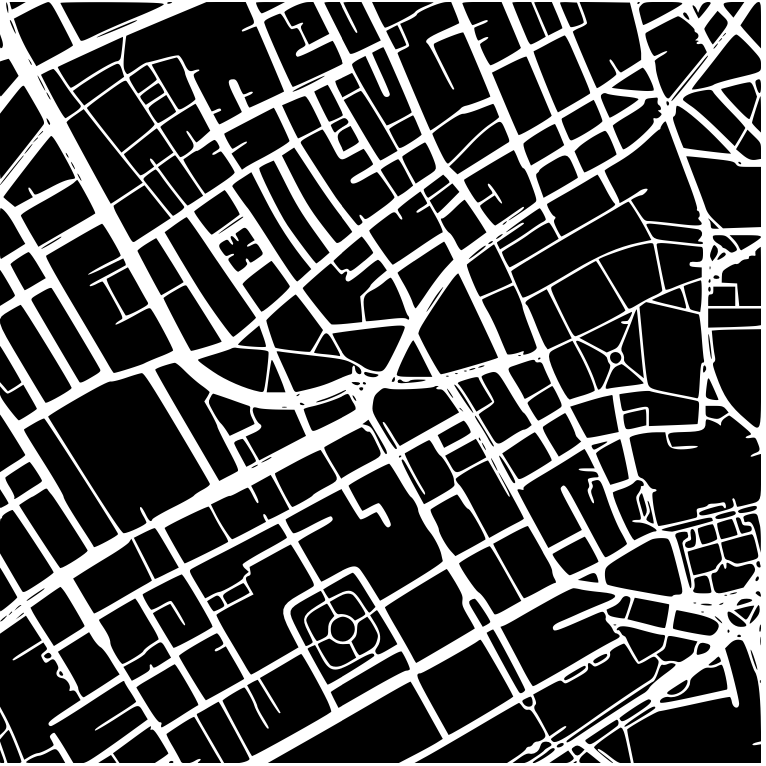
#> input picture query/query.png, 766 x 766 px
$ python sift.py query/query.png query/query.png
#> lines starting #> are read from the running program, lines starting #| are printed output that depends on the picture; after the words box and inside, x2 and y2 are one past the last pixel; in counts of white or black regions, pixels touching at a corner belong together
import os
import cv2
import numpy as np
import sys

def main():
    # Load the images
    large = sys.argv[1]
    query = sys.argv[2]
    london_image = cv2.imread(large, cv2.IMREAD_GRAYSCALE)
#> london_image is the input picture: shape (766, 766); min 0, max 255, mean 71.5
    query_image = cv2.imread(query, cv2.IMREAD_GRAYSCALE)

    # Initialize SIFT detector
    sift = cv2.SIFT_create()

    # Find the keypoints and descriptors with SIFT
    keypoints_london, descriptors_london = sift.detectAndCompute(london_image, None)
#> keypoints_london = 2673 keypoints; strongest (x, y, size): (361, 389, 2.3), (668, 103, 2.1), (716, 277, 2.9), (758, 593, 2.9)
    keypoints_query, descriptors_query = sift.detectAndCompute(query_image, None)
#> keypoints_query has the same summary as keypoints_london

    # Create a KNN matcher object
    bf = cv2.BFMatcher(cv2.NORM_L2, crossCheck=False)

    # Match descriptors using KNN
    matches = bf.knnMatch(descriptors_query, descriptors_london, k=2)
#> matches = 2673 matches

    # Apply ratio test to filter good matches
    good_matches = []
    for m, n in matches:
        if m.distance < 0.75 * n.distance:  # Lowe's ratio test
            good_matches.append(m)
#> after the loop, good_matches = 2673 matches

    # Draw the good matches
    matched_image = cv2.drawMatches(query_image, keypoints_query, london_image, keypoints_london, good_matches, None, flags=cv2.DrawMatchesFlags_NOT_DRAW_SINGLE_POINTS)
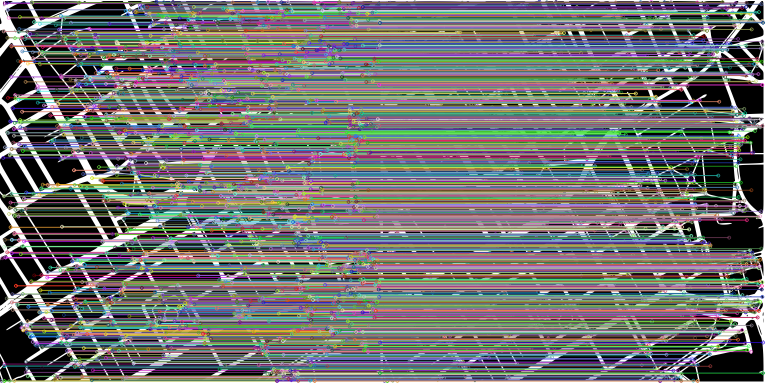
#> matched_image: shape (766, 1532, 3) (shown at 1/2 size); mean of channels 0, 1, 2 113.1, 113.9, 114.1; drawn as B, G, R

    # Show the matched image
    #cv2.imshow('Matches', matched_image)
    #cv2.waitKey(0)
    #cv2.destroyAllWindows()
    print(large, query, len(good_matches))
#| query/query.png query/query.png 2673

    # Optionally, calculate the homography if enough good matches are found
    if len(good_matches) > 50:  # Ensure enough matches are found
        src_pts = np.float32([keypoints_query[m.queryIdx].pt for m in good_matches]).reshape(-1, 1, 2)
#> src_pts = 2673 rows, first 8: [2.51, 761.5], [2.51, 761.5], [4.16, 516], [5.93, 315.3], [7.08, 62.34], [7.08, 62.34], [7.47, 391.9], [7.47, 391.9]
        dst_pts = np.float32([keypoints_london[m.trainIdx].pt for m in good_matches]).reshape(-1, 1, 2)
#> dst_pts has the same summary as src_pts

        # Find homography
        M, mask = cv2.findHomography(src_pts, dst_pts, cv2.RANSAC, 5.0)
#> M = [[1, 4.91e-16, -1.19e-12], [9.11e-16, 1, -8.64e-13], [2.47e-18, 1.09e-18, 1]]; mask = 2673 values from 1 to 1

        # Get the dimensions of the query image
        h, w = query_image.shape
#> h = 766; w = 766

        # Define the corners of the query image
        query_corners = np.float32([[0, 0], [0, h - 1], [w - 1, h - 1], [w - 1, 0]]).reshape(-1, 1, 2)
#> query_corners = [[0, 0], [0, 765], [765, 765], [765, 0]]

        # Project the corners to the larger image
        if M is not None:
            dst_corners = cv2.perspectiveTransform(query_corners, M)
#> dst_corners = [[-1.19e-12, -8.64e-13], [-8.1e-13, 765], [765, 765], [765, -1.67e-13]]

            # Draw the polygon on the larger image
            london_image_color = cv2.cvtColor(london_image, cv2.COLOR_GRAY2BGR)
            cv2.polylines(london_image_color, [np.int32(dst_corners)], isClosed=True, color=(0, 255, 0), thickness=3)
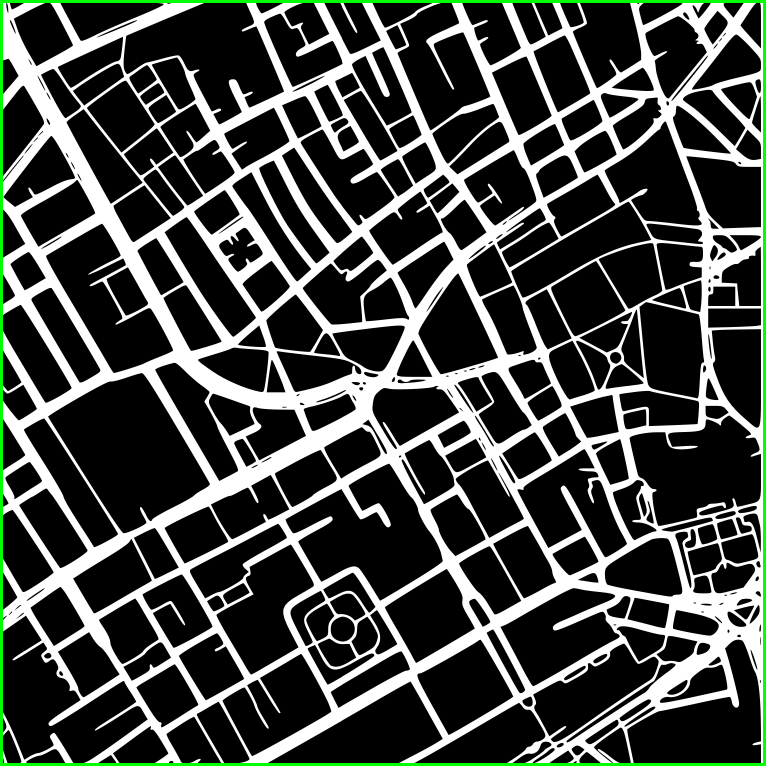
#> london_image_color: shape (766, 766, 3); 1.56% of pixels changed, all inside (x1, y1, x2, y2) = (0, 0, 766, 766)

            # Show the result
            #cv2.imshow('Detected Query Image', london_image_color)
            #cv2.waitKey(0)
            #cv2.destroyAllWindows()

            filename = os.path.join("result", os.path.basename(large) + "-" + os.path.basename(query))
            print(f"writing {filename}")
            cv2.imwrite(filename, london_image_color)

    else:
        print("Not enough good matches found.")

if __name__=="__main__":
    main()
